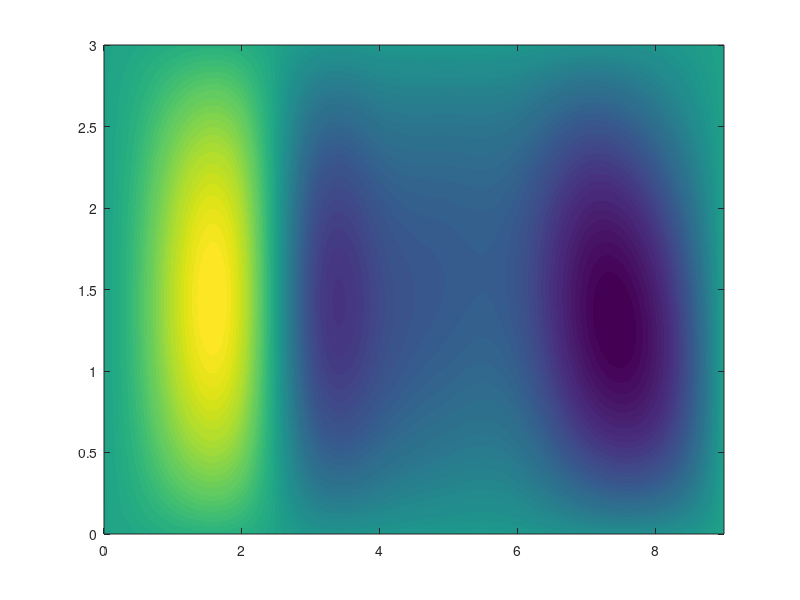

Write MATLAB code to recreate this figure. (Note: this script raises an error after producing the figure.)
clear all
close all
clc
%%%%%%%%%%%%%%%%%%%%%%%%%%%%%%Part-1(Generating Brain Activation Pattern)%%%%%%%%%%%%%%%%%%%%%%%%%%%%%%%%%%%%%

%Uploading HbO Data To MATLAB Workspace
x=load('HBO.txt');

% Select a specific Data point
data=x(55,:);

%Assigning channel datas into variables for future steps 
P01=0; P11=data(:,2); P21=data(:,4); P31=data(:,6); P41=data(:,8); P51=data(:,10);
P61=data(:,12); P71=data(:,14); P81=data(:,16); P91=0;

P02=0; P12=data(:,1); P22=data(:,3); P32=data(:,5); P42=data(:,7); P52=data(:,9);
P62=data(:,11); P72=data(:,13); P82=data(:,15); P92=0;

P00=0; P10=P11*0.15; P20=P21*0.15; P30=P31*0.15; P40=P41*0.15; P50=P51*0.15; 
P60=P61*0.15; P70=P71*0.15; P80=P81*0.15; P90=0;

P03=0; P13=P12*0.15; P23=P22*0.15; P33=P32*0.15; P43=P42*0.15; P53=P52*0.15; P63=P62*0.15;
P73=P72*0.15; P83=P82*0.15; P93=0;


%Basic Activation Pattern Scheme
%2nd and 3rd row represents the 16 Channels 
V=   [P00 P10 P20 P30 P40 P50 P60 P70 P80 P90;...
      P01 P11 P21 P31 P41 P51 P61 P71 P81 P91;...
      P02 P12 P22 P32 P42 P52 P62 P72 P82 P92;...
      P03 P13 P23 P33 P43 P53 P63 P73 P83 P93];

%Creating 2D Rectangular Grid  
[X,Y] = meshgrid(0:9,0:3);


%Creating the query points for interpolation process
[Xq,Yq] = meshgrid(0:0.05:9,0:0.05:3);

%Brain Activation Pattern Generation
%In the Publication "hot" colorbar is used
%The Greater The Blue, The Greater The Activation
%The Greater The Red, The Least The Activation

%Spline Interpolation%
figure; 
Vq = interp2(X,Y,V,Xq,Yq,'spline');
[cc hh]=contourf(Xq,Yq,Vq,200,'LineStyle','none');
set(hh,'EdgeColor','none')
set(gca,'Visible','off');
colormap(flipud(jet))
colorbar
fprintf('\n Figure 1 Represents the Spline Interpolation')


%Cubic Interpolation%
figure; 
Vq2 = interp2(X,Y,V,Xq,Yq,'cubic');
[cc hh]=contourf(Xq,Yq,Vq2,200,'LineStyle','none');
set(hh,'EdgeColor','none')
set(gca,'Visible','off');
colormap(flipud(jet))
colorbar
fprintf('\n Figure 2 Represents the Cubic Interpolation')


%Linear Interpolation%
figure; 
Vq3 = interp2(X,Y,V,Xq,Yq,'linear');
[cc hh]=contourf(Xq,Yq,Vq3,200,'LineStyle','none');
set(hh,'EdgeColor','none')
set(gca,'Visible','off');
colormap(flipud(jet))
colorbar
fprintf('\n Figure 3 Represents the Linear Interpolation')


%%%%%%%%%%%%%%%%Part-2(Topographical Image/Brain Activation Pattern on Brain Image)%%%%%%%%%%%%%%
